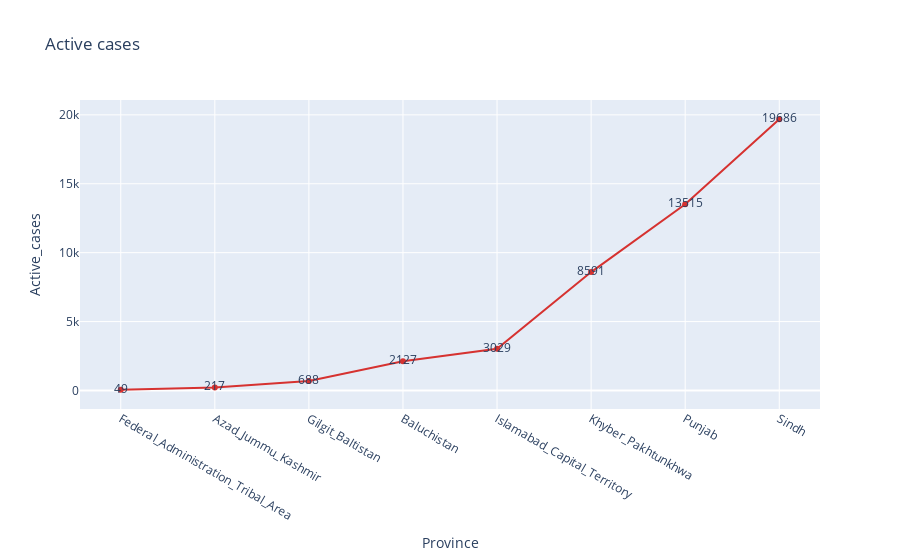

Here is the notebook cell this chart was saved with:
### Code cell
fig = px.line(world.sort_values('Active_cases', ascending=False)[:10][::-1], 
             x='Province', y='Active_cases', color_discrete_sequence=['#D63230'],
             title='Active cases', text='Active_cases', orientation='h')
fig.show()

### Figure 1 — Plotly figure (JSON) as saved in the notebook; plotly's stock layout.template omitted (floating-point values rounded to 4 significant figures)
{"data": [{"hovertemplate": "Province=%{x}<br>Active_cases=%{text}<extra></extra>", "legendgroup": "", "line": {"color": "#D63230", "dash": "solid"}, "mode": "lines+markers+text", "name": "", "orientation": "h", "showlegend": false, "text": [49, 217, 688, 2127, 3029, 8591, 13515, 19686], "type": "scatter", "x": ["Federal_Administration_Tribal_Area", "Azad_Jummu_Kashmir", "Gilgit_Baltistan", "Baluchistan", "Islamabad_Capital_Territory", "Khyber_Pakhtunkhwa", "Punjab", "Sindh"], "xaxis": "x", "y": [49, 217, 688, 2127, 3029, 8591, 13515, 19686], "yaxis": "y"}], "layout": {"legend": {"tracegroupgap": 0}, "title": {"text": "Active cases"}, "xaxis": {"anchor": "y", "domain": [0, 1], "title": {"text": "Province"}}, "yaxis": {"anchor": "x", "domain": [0, 1], "title": {"text": "Active_cases"}}}}
